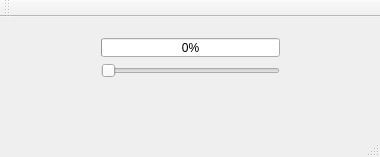
<?xml version="1.0" encoding="UTF-8"?>
<ui version="4.0">
 <class>MainWindow</class>
 <widget class="QMainWindow" name="MainWindow">
  <property name="geometry">
   <rect>
    <x>0</x>
    <y>0</y>
    <width>380</width>
    <height>157</height>
   </rect>
  </property>
  <property name="windowTitle">
   <string>MainWindow</string>
  </property>
  <property name="toolButtonStyle">
   <enum>Qt::ToolButtonTextUnderIcon</enum>
  </property>
  <widget class="QWidget" name="centralWidget">
   <widget class="QWidget" name="">
    <property name="geometry">
     <rect>
      <x>90</x>
      <y>10</y>
      <width>201</width>
      <height>62</height>
     </rect>
    </property>
    <layout class="QVBoxLayout" name="verticalLayout">
     <item>
      <widget class="QProgressBar" name="progressBar">
       <property name="value">
        <number>0</number>
       </property>
      </widget>
     </item>
     <item>
      <widget class="QSlider" name="horizontalSlider">
       <property name="orientation">
        <enum>Qt::Horizontal</enum>
       </property>
      </widget>
     </item>
    </layout>
   </widget>
  </widget>
  <widget class="QMenuBar" name="menuBar">
   <property name="geometry">
    <rect>
     <x>0</x>
     <y>0</y>
     <width>380</width>
     <height>25</height>
    </rect>
   </property>
  </widget>
  <widget class="QToolBar" name="mainToolBar">
   <attribute name="toolBarArea">
    <enum>TopToolBarArea</enum>
   </attribute>
   <attribute name="toolBarBreak">
    <bool>false</bool>
   </attribute>
  </widget>
  <widget class="QStatusBar" name="statusBar"/>
 </widget>
 <layoutdefault spacing="6" margin="11"/>
 <resources/>
 <connections/>
</ui>
